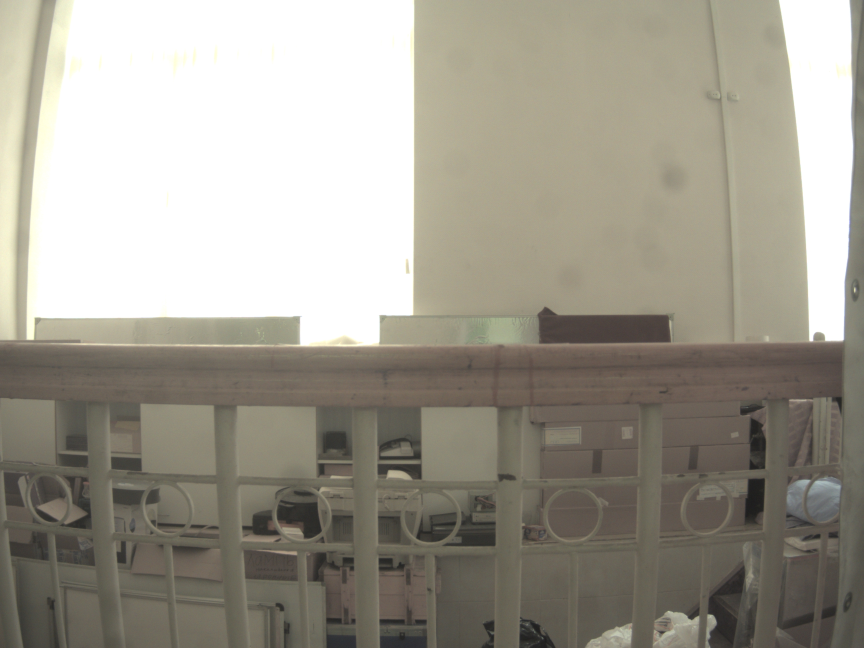
#> input picture feature-detection-master/orb/Left.jpg, 2592 x 1944 px (shown at 1/3 size)
$ jupyter execute orb.ipynb   (shell and % lines are left out)
#> lines starting #> are read from the running program, lines starting #| are printed output that depends on the picture
[cell 1]
import cv2
import matplotlib.pyplot as plt
import numpy as np

# Load the image
image1 = cv2.imread('./Left.jpg')
#> image1 is the input picture: shape (1944, 2592, 3); mean B, G, R 143.9, 155.5, 159.8

# Convert the training image to RGB
training_image = cv2.cvtColor(image1, cv2.COLOR_BGR2RGB)

# Convert the training image to gray scale
training_gray = cv2.cvtColor(training_image, cv2.COLOR_RGB2GRAY)
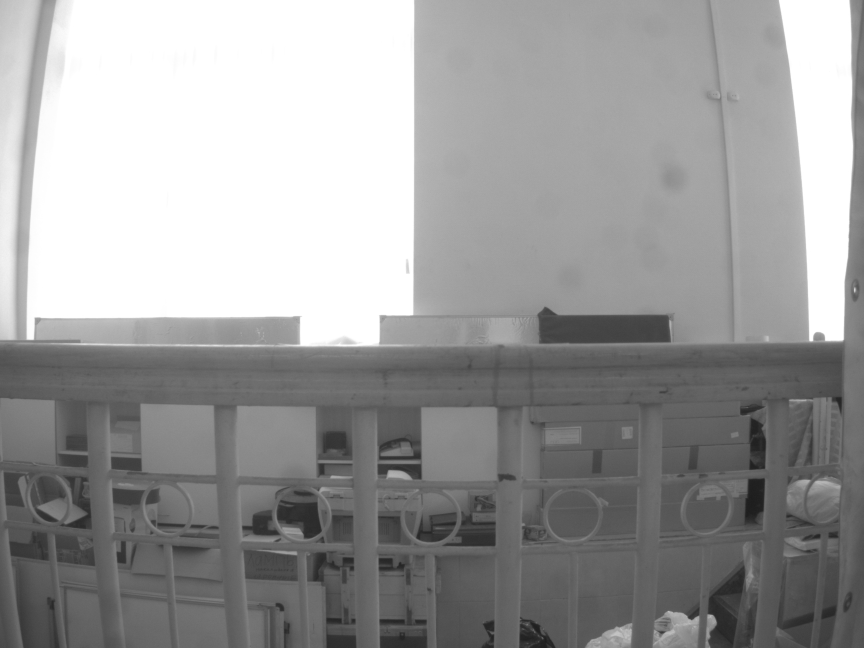
#> training_gray: shape (1944, 2592) (shown at 1/3 size); min 27, max 255, mean 155.4

# Create test image by adding Scale Invariance and Rotational Invariance
test_image = cv2.pyrDown(training_image)
test_image = cv2.pyrDown(test_image)
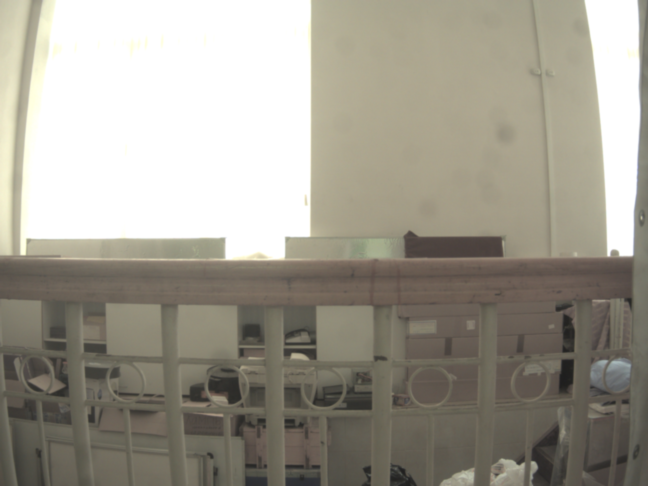
#> test_image: shape (486, 648, 3); mean R, G, B 159.9, 155.6, 144.1
num_rows, num_cols = test_image.shape[:2]
#> num_rows = 486; num_cols = 648

rotation_matrix = cv2.getRotationMatrix2D((num_cols/2, num_rows/2), 30, 1)
#test_image = cv2.warpAffine(test_image, rotation_matrix, (num_cols, num_rows))
test_image = cv2.imread('./Right.jpg')
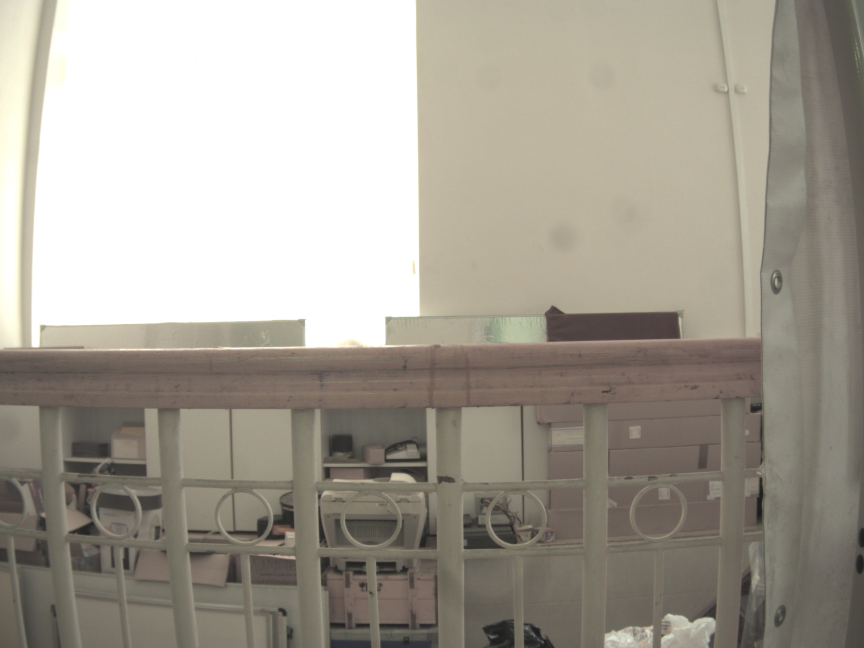
#> input picture feature-detection-master/orb/Right.jpg, 2592 x 1944 px (shown at 1/3 size)
#> test_image is the input picture: shape (1944, 2592, 3); mean B, G, R 148.8, 159.5, 165
test_gray = cv2.cvtColor(test_image, cv2.COLOR_RGB2GRAY)

# Display traning image and testing image
fx, plots = plt.subplots(1, 2, figsize=(20,10))

plots[0].set_title("Training Image")
plots[0].imshow(training_image)

plots[1].set_title("Testing Image")
plots[1].imshow(test_image)
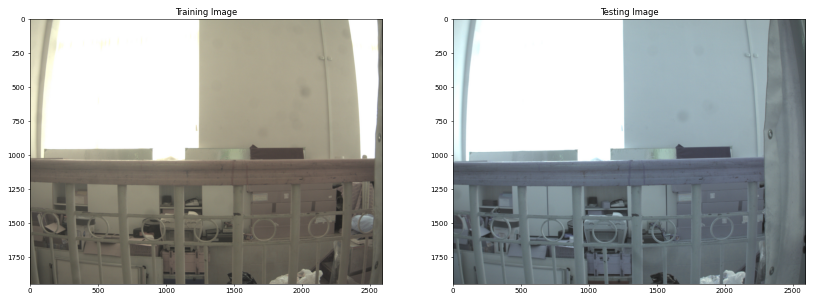
#> figure drawn by matplotlib, 2 panels; B, G, R data is drawn as R, G, B

[cell 2]
orb = cv2.ORB_create()

train_keypoints, train_descriptor = orb.detectAndCompute(training_gray, None)
#> train_keypoints = 499 keypoints; strongest (x, y, size): (2431, 1018, 92.6), (2429, 1018, 111.1), (2434, 1020, 77.1), (2432, 1020, 64.3)
test_keypoints, test_descriptor = orb.detectAndCompute(test_gray, None)
#> test_keypoints = 500 keypoints; strongest (x, y, size): (1176, 1421, 92.6), (1175, 1423, 111.1), (1177, 1421, 77.1), (1165, 953, 111.1)

keypoints_without_size = np.copy(training_image)
keypoints_with_size = np.copy(training_image)
my_key_points = np.copy(test_image)

cv2.drawKeypoints(training_image, train_keypoints, keypoints_without_size, color = (0, 255, 0))

cv2.drawKeypoints(training_image, train_keypoints, keypoints_with_size, flags = cv2.DRAW_MATCHES_FLAGS_DRAW_RICH_KEYPOINTS)
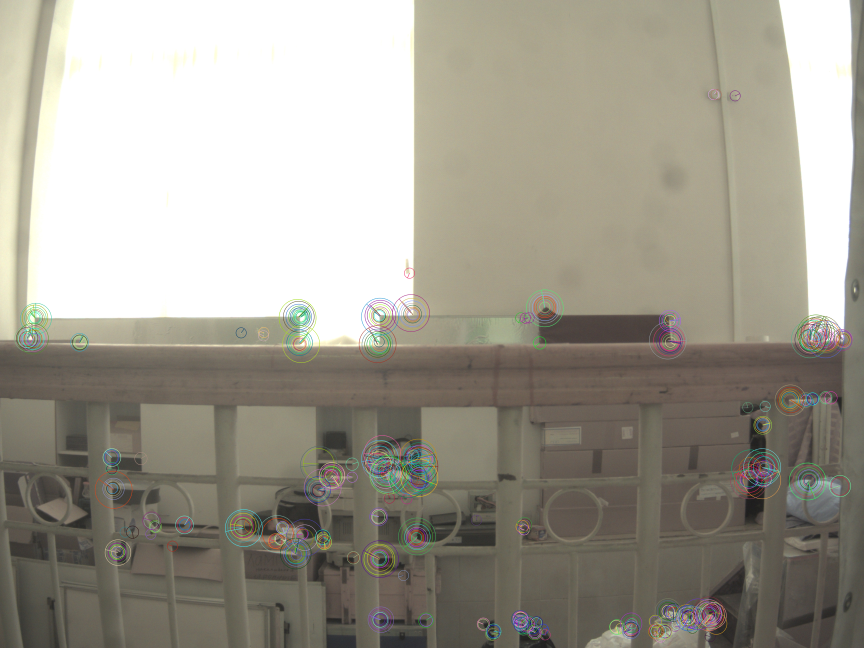
#> keypoints_with_size: shape (1944, 2592, 3) (shown at 1/3 size); mean R, G, B 159.7, 155.7, 144.2

cv2.drawKeypoints(test_image, test_keypoints, my_key_points, color = (0, 255, 0))
# Display image with and without keypoints size
fx, plots = plt.subplots(1, 3, figsize=(20,10))

plots[0].set_title("Train keypoints With Size")
plots[0].imshow(keypoints_with_size, cmap='gray')

plots[1].set_title("Train keypoints Without Size")
plots[1].imshow(keypoints_without_size, cmap='gray')

plots[2].set_title("Test keypoints Without Size")
plots[2].imshow(my_key_points, cmap='gray')

# Print the number of keypoints detected in the training image
print("Number of Keypoints Detected In The Training Image: ", len(train_keypoints))
#| Number of Keypoints Detected In The Training Image:  499

# Print the number of keypoints detected in the query image
print("Number of Keypoints Detected In The Query Image: ", len(test_keypoints))
#| Number of Keypoints Detected In The Query Image:  500
#> figure, not shown here; B, G, R data is drawn as R, G, B

[cell 3]
# Create a Brute Force Matcher object.
bf = cv2.BFMatcher(cv2.NORM_HAMMING, crossCheck = True)

# Perform the matching between the ORB descriptors of the training image and the test image
matches = bf.match(train_descriptor, test_descriptor)
#> matches = 144 matches

# The matches with shorter distance are the ones we want.
matches = sorted(matches, key = lambda x : x.distance)

result = cv2.drawMatches(training_image, train_keypoints, test_gray, test_keypoints, matches, test_gray, flags = 2)
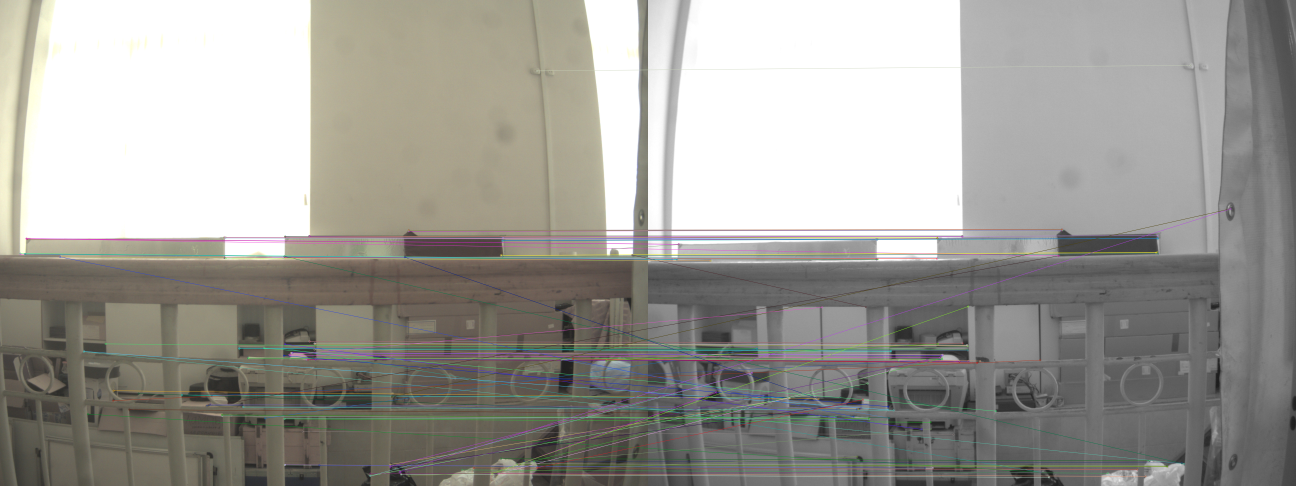
#> result: shape (1944, 5184, 3) (shown at 1/4 size); mean R, G, B 158.1, 156.4, 151

# Display the best matching points
plt.rcParams['figure.figsize'] = [14.0, 7.0]
plt.title('Best Matching Points')
plt.imshow(result)
plt.show()

# Print total number of matching points between the training and query images
print("\nNumber of Matching Keypoints Between The Training and Query Images: ", len(matches))
#| Number of Matching Keypoints Between The Training and Query Images:  144

[cell 4]
train_keypoints[0].pt
#> Out = (2140, 283)

[cell 5]
matches[0].queryIdx
#> Out = 439

[cell 6]
matches[0].trainIdx
#> Out = 445
